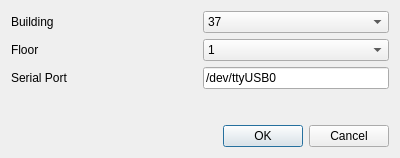
<?xml version="1.0" encoding="UTF-8"?>
<ui version="4.0">
 <class>USBWindowDesign</class>
 <widget class="QDialog" name="USBWindowDesign">
  <property name="windowModality">
   <enum>Qt::WindowModal</enum>
  </property>
  <property name="geometry">
   <rect>
    <x>0</x>
    <y>0</y>
    <width>400</width>
    <height>158</height>
   </rect>
  </property>
  <property name="windowTitle">
   <string>Dialog</string>
  </property>
  <layout class="QVBoxLayout" name="verticalLayout">
   <item>
    <layout class="QVBoxLayout" name="verticalLayout_2">
     <item>
      <layout class="QHBoxLayout" name="horizontalLayout_3">
       <item>
        <widget class="QLabel" name="label">
         <property name="text">
          <string>Building</string>
         </property>
        </widget>
       </item>
       <item>
        <widget class="QComboBox" name="buildNo">
         <item>
          <property name="text">
           <string>37</string>
          </property>
         </item>
         <item>
          <property name="text">
           <string>30</string>
          </property>
         </item>
        </widget>
       </item>
      </layout>
     </item>
     <item>
      <layout class="QHBoxLayout" name="horizontalLayout">
       <item>
        <widget class="QLabel" name="label_2">
         <property name="text">
          <string>Floor</string>
         </property>
        </widget>
       </item>
       <item>
        <widget class="QComboBox" name="FloorNo">
         <item>
          <property name="text">
           <string>1</string>
          </property>
         </item>
         <item>
          <property name="text">
           <string>2</string>
          </property>
         </item>
         <item>
          <property name="text">
           <string>3</string>
          </property>
         </item>
         <item>
          <property name="text">
           <string>4</string>
          </property>
         </item>
        </widget>
       </item>
      </layout>
     </item>
     <item>
      <layout class="QHBoxLayout" name="horizontalLayout_2">
       <item>
        <widget class="QLabel" name="label_3">
         <property name="text">
          <string>Serial Port</string>
         </property>
        </widget>
       </item>
       <item>
        <widget class="QLineEdit" name="SerialPort">
         <property name="sizePolicy">
          <sizepolicy hsizetype="Preferred" vsizetype="Fixed">
           <horstretch>0</horstretch>
           <verstretch>0</verstretch>
          </sizepolicy>
         </property>
         <property name="text">
          <string>/dev/ttyUSB0</string>
         </property>
        </widget>
       </item>
      </layout>
     </item>
    </layout>
   </item>
   <item>
    <spacer name="verticalSpacer">
     <property name="orientation">
      <enum>Qt::Vertical</enum>
     </property>
     <property name="sizeHint" stdset="0">
      <size>
       <width>20</width>
       <height>40</height>
      </size>
     </property>
    </spacer>
   </item>
   <item>
    <widget class="QDialogButtonBox" name="buttonBox">
     <property name="orientation">
      <enum>Qt::Horizontal</enum>
     </property>
     <property name="standardButtons">
      <set>QDialogButtonBox::Cancel|QDialogButtonBox::Ok</set>
     </property>
    </widget>
   </item>
  </layout>
 </widget>
 <resources/>
 <connections>
  <connection>
   <sender>buttonBox</sender>
   <signal>accepted()</signal>
   <receiver>USBWindowDesign</receiver>
   <slot>accept()</slot>
   <hints>
    <hint type="sourcelabel">
     <x>248</x>
     <y>254</y>
    </hint>
    <hint type="destinationlabel">
     <x>157</x>
     <y>274</y>
    </hint>
   </hints>
  </connection>
  <connection>
   <sender>buttonBox</sender>
   <signal>rejected()</signal>
   <receiver>USBWindowDesign</receiver>
   <slot>reject()</slot>
   <hints>
    <hint type="sourcelabel">
     <x>316</x>
     <y>260</y>
    </hint>
    <hint type="destinationlabel">
     <x>286</x>
     <y>274</y>
    </hint>
   </hints>
  </connection>
 </connections>
</ui>
